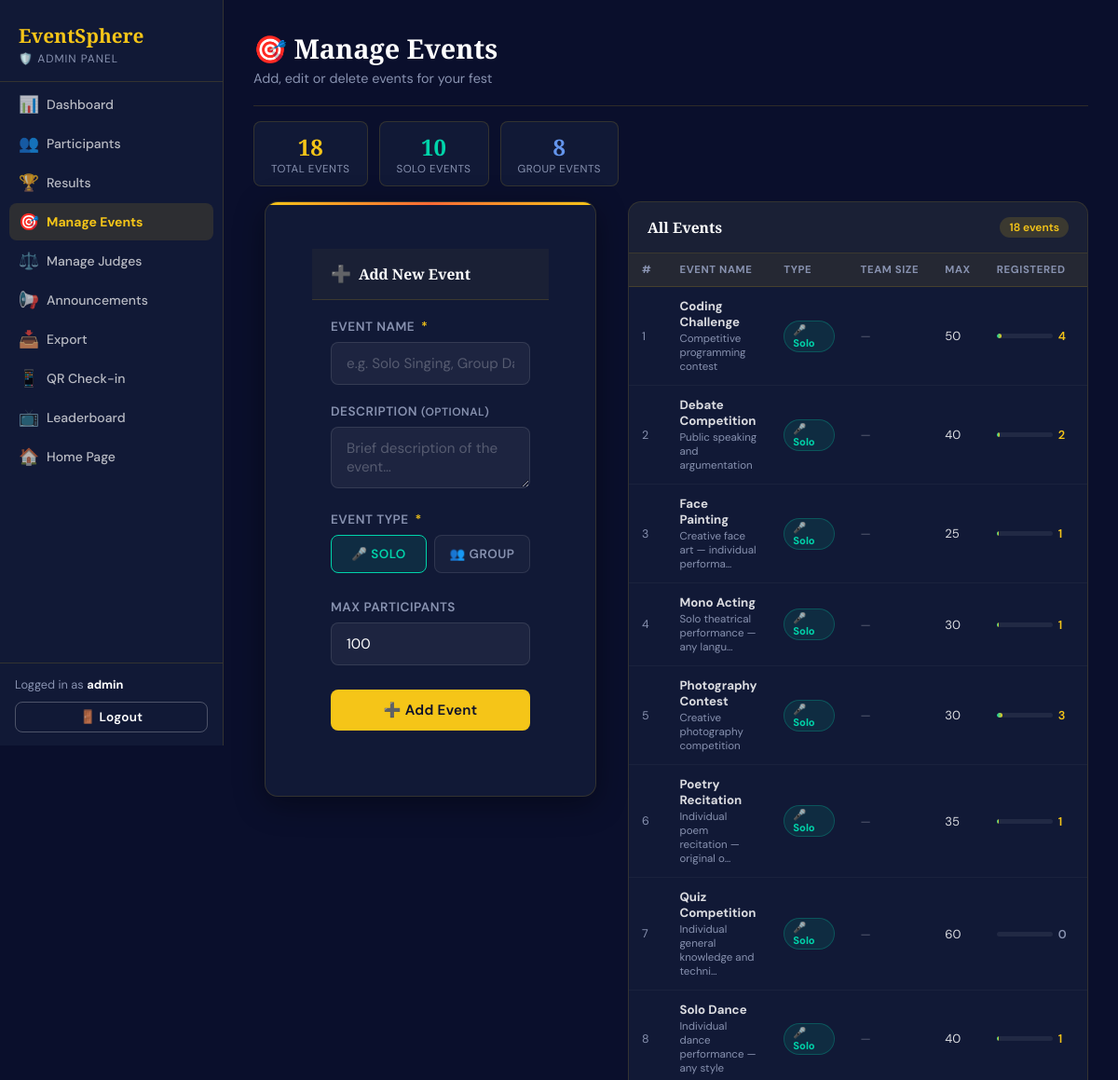
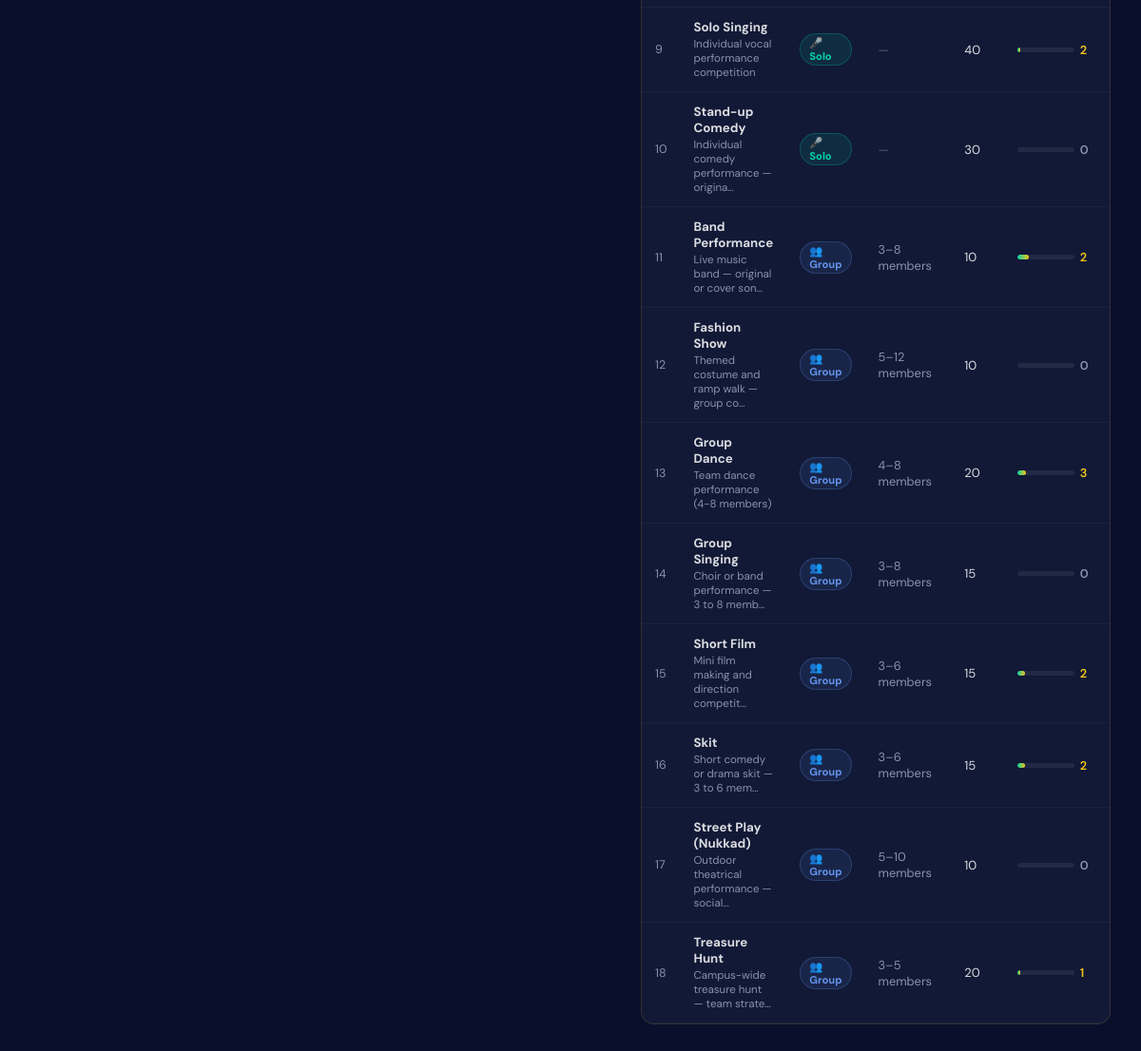
/admin/manage_events.php (signed in), run on the app's committed database (2 pictures, top to bottom).
### tables this page shows
CREATE TABLE `events` (
  `id` int(11) NOT NULL,
  `event_name` varchar(100) NOT NULL,
  `description` text DEFAULT NULL,
  `max_participants` int(11) DEFAULT 50,
  `created_at` timestamp NOT NULL DEFAULT current_timestamp(),
  `event_type` enum('solo','group') DEFAULT 'solo',
  `min_team_size` int(11) DEFAULT 1,
  `max_team_size` int(11) DEFAULT 1
);

### admin/manage_events.php (the view, shortened to what this page needs)
<?php
$conn = getConnection();
$has_type = (bool)$conn->query("SHOW COLUMNS FROM events LIKE 'event_type'")->num_rows;
$edit_ev = null;
$events = [];
$q = $has_type
    ? "SELECT e.*, COUNT(pe.participant_id) as reg_count
       FROM events e LEFT JOIN participant_events pe ON e.id=pe.event_id
       GROUP BY e.id ORDER BY e.event_type, e.event_name"
    : "SELECT e.*, 'solo' as event_type, 1 as min_team_size, 1 as max_team_size,
              COUNT(pe.participant_id) as reg_count
       FROM events e LEFT JOIN participant_events pe ON e.id=pe.event_id
       GROUP BY e.id ORDER BY e.event_name";
$res = $conn->query($q);
while ($r = $res->fetch_assoc()) $events[] = $r;
$total_events = count($events);
$solo_count   = count(array_filter($events, fn($e) => ($e['event_type']??'solo')==='solo'));
$group_count  = $total_events - $solo_count;
?>
<!DOCTYPE html>
<html lang="en">
<head>
<link rel="stylesheet" href="../css/style.css">
</head>
<body>
<div class="dashboard-layout">
<aside class="sidebar">
  <div class="sidebar-brand">
    <div class="brand-name">EventSphere</div>
    <div class="brand-role">🛡️ Admin Panel</div>
  </div>
  <nav class="sidebar-nav">
    <a href="dashboard.php"><span class="nav-icon">📊</span> Dashboard</a>
    <a href="participants.php"><span class="nav-icon">👥</span> Participants</a>
    <a href="results.php"><span class="nav-icon">🏆</span> Results</a>
    <a href="manage_events.php" class="active"><span class="nav-icon">🎯</span> Manage Events</a>
    <a href="manage_judges.php"><span class="nav-icon">⚖️</span> Manage Judges</a>
    <a href="alert.php"><span class="nav-icon">📢</span> Announcements</a>
    <a href="../export.php"><span class="nav-icon">📥</span> Export</a>
    <a href="../checkin.php"><span class="nav-icon">📱</span> QR Check-in</a>
    <a href="../leaderboard.php" target="_blank"><span class="nav-icon">📺</span> Leaderboard</a>
    <a href="../index.php"><span class="nav-icon">🏠</span> Home Page</a>
  </nav>
  <div class="sidebar-footer">
    <div style="font-size:.80rem;color:var(--muted);margin-bottom:10px;">
      Logged in as <strong style="color:var(--white)"><?= htmlspecialchars($_SESSION['admin_user']) ?></strong>
    </div>
    <a href="../logout.php?role=admin" class="btn btn-outline btn-sm w-full" style="justify-content:center;">🚪 Logout</a>
  </div>
</aside>
<main class="main-content">
  <div class="page-header" style="margin-bottom:16px;">
    <h1>🎯 Manage Events</h1>
    <p>Add, edit or delete events for your fest</p>
  </div>
  <div class="stats-mini">
    <div class="stat-mini">
      <div class="val" style="color:var(--gold)"><?= $total_events ?></div>
      <div class="lbl">Total Events</div>
    </div>
    <div class="stat-mini">
      <div class="val" style="color:var(--success)"><?= $solo_count ?></div>
      <div class="lbl">Solo Events</div>
    </div>
    <div class="stat-mini">
      <div class="val" style="color:#6495ed"><?= $group_count ?></div>
      <div class="lbl">Group Events</div>
    </div>
  </div>
  <div class="page-grid">
    <div class="form-card">
      <div class="form-card-hd">
        <span style="font-size:1.1rem"><?= $edit_ev ? '✏️' : '➕' ?></span>
        <h3><?= $edit_ev ? 'Edit Event' : 'Add New Event' ?></h3>
      </div>
      <div class="form-card-bd">
        <form method="POST" id="evForm">
          <div class="form-group">
            <label>Event Name <span class="req">*</span></label>
            <input type="text" name="event_name" class="form-control"
              placeholder="e.g. Solo Singing, Group Dance…"
              value="<?= htmlspecialchars($edit_ev['event_name'] ?? '') ?>" required>
          </div>
          <div class="form-group">
            <label>Description <span style="color:var(--muted);font-size:.75rem">(optional)</span></label>
            <textarea name="description" class="form-control" rows="2"
              placeholder="Brief description of the event…"
              style="resize:vertical"><?= htmlspecialchars($edit_ev['description'] ?? '') ?></textarea>
          </div>
          <div class="form-group">
            <label>Event Type <span class="req">*</span></label>
            <div class="type-toggle">
              <div class="tt-opt solo">
                <label for="type_solo">🎤 Solo</label>
              </div>
              <div class="tt-opt group">
                <label for="type_group">👥 Group</label>
              </div>
            </div>
          </div>
          <div class="form-group">
            <label>Max Participants</label>
            <input type="number" name="max_participants" class="form-control"
              min="1" max="1000" value="<?= $edit_ev['max_participants'] ?? 100 ?>">
          </div>
          <button type="submit" class="btn btn-primary w-full" style="justify-content:center;height:44px;margin-top:6px">
            <?= $edit_ev ? '💾 Update Event' : '➕ Add Event' ?>
          </button>
        </form>
      </div>
    </div>
    <div class="ev-tbl-wrap">
      <div class="ev-tbl-hd">
        <h3>All Events</h3>
        <span class="badge badge-gold"><?= $total_events ?> events</span>
      </div>
      <?php if (empty($events)): ?>
      <div style="text-align:center;padding:48px;color:var(--muted)">
        <div style="font-size:2.5rem;margin-bottom:12px">🎯</div>
        <p>No events yet. Add your first event!</p>
      </div>
      <?php else: ?>
      <div class="ev-tbl-scroll">
        <table class="etbl">
          <thead>
            <tr>
              <th>#</th>
              <th>Event Name</th>
              <th>Type</th>
              <th>Team Size</th>
              <th>Max</th>
              <th>Registered</th>
              <th>Actions</th>
            </tr>
          </thead>
          <tbody>
          <?php foreach ($events as $i => $ev):
            $type   = $ev['event_type'] ?? 'solo';
            $reg    = (int)$ev['reg_count'];
            $maxp   = (int)($ev['max_participants'] ?? 100);
            $pct    = $maxp > 0 ? min(100, round($reg/$maxp*100)) : 0;
          ?>
          <tr>
            <td style="color:var(--muted);font-size:.78rem"><?= $i+1 ?></td>
            <td>
              <strong><?= htmlspecialchars($ev['event_name']) ?></strong>
              <?php if (!empty($ev['description'])): ?>
              <div style="font-size:.72rem;color:var(--muted);margin-top:2px">
                <?= htmlspecialchars(mb_strimwidth($ev['description'],0,40,'…')) ?>
              </div>
              <?php endif; ?>
            </td>
            <td>
              <span class="type-pill <?= $type ?>">
                <?= $type==='group'?'👥':'🎤' ?> <?= ucfirst($type) ?>
              </span>
            </td>
            <td style="font-size:.80rem;color:var(--muted)">
              <?php if ($type==='group'): ?>
                <?= $ev['min_team_size'] ?>–<?= $ev['max_team_size'] ?> members
              <?php else: ?>
                <span style="color:rgba(255,255,255,.3)">—</span>
              <?php endif; ?>
            </td>
            <td style="font-size:.82rem"><?= $maxp ?></td>
            <td>
              <div class="reg-bar">
                <div class="reg-bar-bg">
                  <div class="reg-bar-fill" style="width:<?= $pct ?>%"></div>
                </div>
                <span style="font-size:.80rem;font-weight:600;color:<?= $reg>0?'var(--gold)':'var(--muted)' ?>">
                  <?= $reg ?>
                </span>
              </div>
            </td>
            <td>
            </td>
          </tr>
          <?php endforeach; ?>
          </tbody>
        </table>
      </div>
      <?php endif; ?>
    </div>
  </div>
</main>
</div>
</body>
</html>

### css/style.css (style rules this page uses)
:root { --navy: #0a0f2c; --navy2: #0d1540; --blue: #1a2a6c; --gold: #f5c518; --gold2: #e6b800; --accent: #ff6b35; --white: #ffffff; --light: #f0f4ff; --muted: #8892b0; --card-bg: #111936; --border: rgba(245,197,24,0.15); --success: #00d4aa; --danger: #ff4757; --shadow: 0 8px 32px rgba(0,0,0,0.4); --radius: 12px; }
*, *::before, *::after { box-sizing: border-box; margin: 0; padding: 0; }
html { scroll-behavior: smooth; }
body { font-family: 'DM Sans', sans-serif; background: var(--navy); color: var(--white); min-height: 100vh; overflow-x: hidden; }
.btn { display: inline-flex; align-items: center; gap: 8px; padding: 12px 28px; border-radius: 8px; font-family: 'DM Sans', sans-serif; font-size: 0.95rem; font-weight: 600; text-decoration: none; border: none; cursor: pointer; transition: all 0.25s; letter-spacing: 0.3px; }
.btn-primary { background: var(--gold); color: var(--navy); }
.btn-outline { background: transparent; color: var(--white); border: 1px solid rgba(255,255,255,0.25); }
.btn-sm { padding: 7px 16px; font-size: 0.85rem; }
.form-card { background: var(--card-bg); border: 1px solid var(--border); border-radius: 16px; padding: 50px; max-width: 780px; margin: 0 auto; box-shadow: var(--shadow); position: relative; overflow: hidden; }
.form-card::before { content: ''; position: absolute; top: 0; left: 0; right: 0; height: 3px; background: linear-gradient(90deg, var(--gold), var(--accent), var(--gold)); }
.form-group { margin-bottom: 20px; }
.form-group label { display: block; font-size: 0.85rem; font-weight: 600; color: var(--muted); margin-bottom: 8px; text-transform: uppercase; letter-spacing: 0.5px; }
.form-group label span.req { color: var(--gold); margin-left: 3px; }
.form-control { width: 100%; background: rgba(255,255,255,0.05); border: 1px solid rgba(255,255,255,0.1); border-radius: 8px; padding: 12px 16px; color: var(--white); font-family: 'DM Sans', sans-serif; font-size: 0.95rem; transition: all 0.2s; outline: none; }
.form-control::placeholder { color: rgba(255,255,255,0.25); }
.dashboard-layout { display: flex; min-height: 100vh; }
.sidebar { width: 260px; background: var(--card-bg); border-right: 1px solid var(--border); display: flex; flex-direction: column; position: fixed; top: 0; left: 0; bottom: 0; z-index: 100; }
.sidebar-brand { padding: 24px 24px 20px; border-bottom: 1px solid var(--border); }
.sidebar-brand .brand-name { font-family: 'Playfair Display', serif; font-size: 1.3rem; font-weight: 700; color: var(--gold); }
.sidebar-brand .brand-role { font-size: 0.75rem; color: var(--muted); text-transform: uppercase; letter-spacing: 1px; margin-top: 3px; }
.sidebar-nav { padding: 20px 12px; flex: 1; }
.sidebar-nav a { display: flex; align-items: center; gap: 12px; padding: 11px 14px; border-radius: 8px; color: var(--muted); text-decoration: none; font-size: 0.9rem; font-weight: 500; margin-bottom: 4px; transition: all 0.2s; }
.sidebar-nav a:hover, .sidebar-nav a.active { background: rgba(245,197,24,0.1); color: var(--gold); }
.sidebar-nav a .nav-icon { font-size: 1.1rem; width: 20px; text-align: center; }
.sidebar-footer { padding: 16px 12px; border-top: 1px solid var(--border); }
.main-content { margin-left: 260px; flex: 1; padding: 32px; min-height: 100vh; }
.page-header { margin-bottom: 32px; padding-bottom: 20px; border-bottom: 1px solid var(--border); }
.page-header h1 { font-family: 'Playfair Display', serif; font-size: 1.8rem; font-weight: 700; }
.page-header p { color: var(--muted); font-size: 0.9rem; margin-top: 4px; }
table { width: 100%; border-collapse: collapse; font-size: 0.88rem; }
thead tr { background: rgba(245,197,24,0.05); border-bottom: 1px solid var(--border); }
thead th { padding: 12px 16px; text-align: left; font-weight: 600; font-size: 0.78rem; text-transform: uppercase; letter-spacing: 0.8px; color: var(--muted); white-space: nowrap; }
tbody tr { border-bottom: 1px solid rgba(255,255,255,0.04); transition: background 0.15s; }
tbody td { padding: 14px 16px; color: rgba(255,255,255,0.85); vertical-align: middle; }
.badge { display: inline-flex; align-items: center; padding: 3px 10px; border-radius: 50px; font-size: 0.75rem; font-weight: 600; }
.badge-gold { background: rgba(245,197,24,0.15); color: var(--gold); }
.w-full { width: 100%; }

### data on the page
events: event_name "Coding Challenge", description "Competitive programming contest", event_type "Solo", max_participants "50", $pct 8 (drawn), reg "4"
events: event_name "Debate Competition", description "Public speaking and argumentation", event_type "Solo", max_participants "40", $pct 5 (drawn), reg "2"
events: event_name "Face Painting", description "Creative face art — individual performa…", event_type "Solo", max_participants "25", $pct 4 (drawn), reg "1"
events: event_name "Mono Acting", description "Solo theatrical performance — any langu…", event_type "Solo", max_participants "30", reg "1"
events: event_name "Photography Contest", description "Creative photography competition", event_type "Solo", max_participants "30", $pct 10 (drawn), reg "3"
events: event_name "Poetry Recitation", description "Individual poem recitation — original o…", event_type "Solo", max_participants "35", reg "1"
events: event_name "Quiz Competition", description "Individual general knowledge and techni…", event_type "Solo", max_participants "60", reg "0"
events: event_name "Solo Dance", description "Individual dance performance — any style", event_type "Solo", max_participants "40", reg "1"
events: event_name "Solo Singing", description "Individual vocal performance competition", event_type "Solo", max_participants "40", $pct 5 (drawn), reg "2"
events: event_name "Stand-up Comedy", description "Individual comedy performance — origina…", event_type "Solo", max_participants "30", reg "0"
events: event_name "Band Performance", description "Live music band — original or cover son…", event_type "Group", min_team_size "3", max_team_size "8", max_participants "10", $pct 20 (drawn), reg "2"
events: event_name "Fashion Show", description "Themed costume and ramp walk — group co…", event_type "Group", min_team_size "5", max_team_size "12", max_participants "10", reg "0"
events: event_name "Group Dance", description "Team dance performance (4-8 members)", event_type "Group", min_team_size "4", max_team_size "8", max_participants "20", $pct 15 (drawn), reg "3"
events: event_name "Group Singing", description "Choir or band performance — 3 to 8 memb…", event_type "Group", min_team_size "3", max_team_size "8", max_participants "15", reg "0"
events: event_name "Short Film", description "Mini film making and direction competit…", event_type "Group", min_team_size "3", max_team_size "6", max_participants "15", $pct 13 (drawn), reg "2"
events: event_name "Skit", description "Short comedy or drama skit — 3 to 6 mem…", event_type "Group", min_team_size "3", max_team_size "6", max_participants "15", $pct 13 (drawn), reg "2"
events: event_name "Street Play (Nukkad)", description "Outdoor theatrical performance — social…", event_type "Group", min_team_size "5", max_team_size "10", max_participants "10", reg "0"
events: event_name "Treasure Hunt", description "Campus-wide treasure hunt — team strate…", event_type "Group", min_team_size "3", max_team_size "5", max_participants "20", reg "1"

### other printed values
$_SESSION['admin_user'] "admin"
$total_events "18"
$solo_count "10"
$group_count "8"
